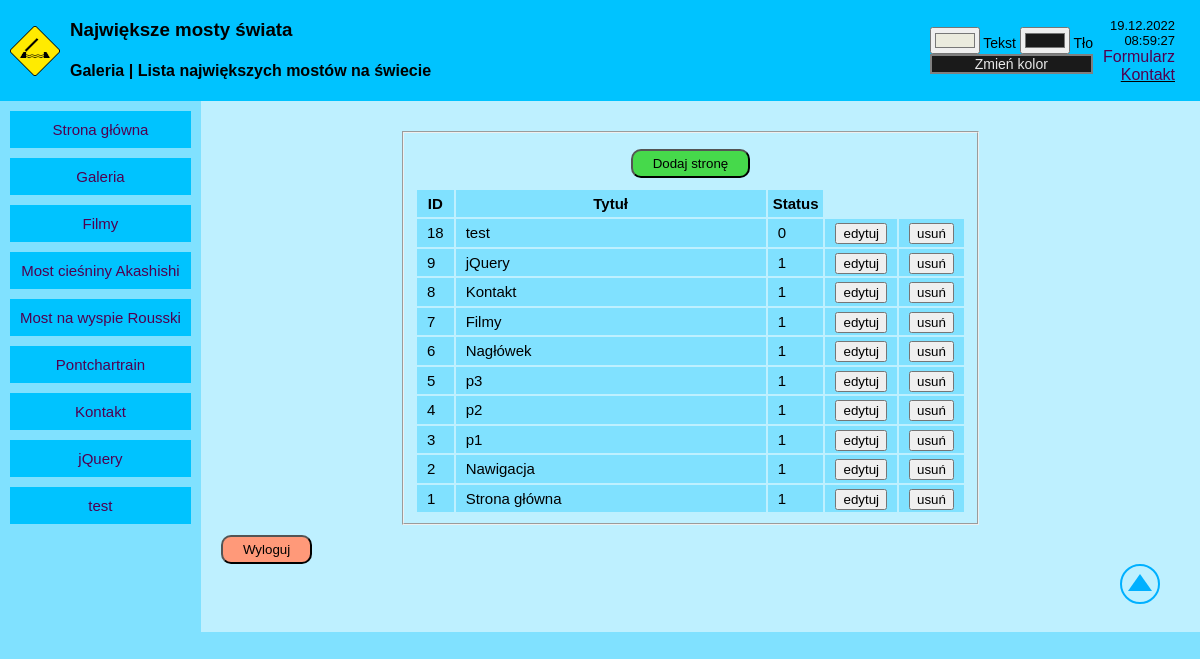
/ (signed in), run on an earlier commit of the app's database.
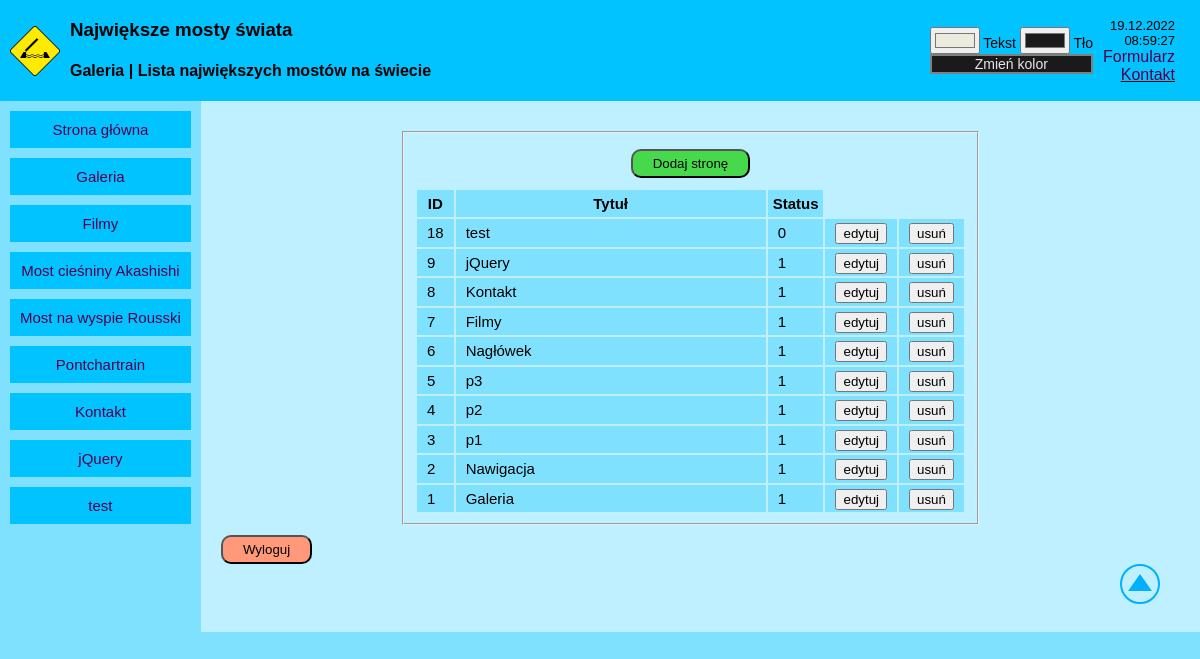
And on a later commit of the database.
### tables this page shows
CREATE TABLE `page_list` (
  `id` int(10) UNSIGNED NOT NULL,
  `page_title` varchar(255) DEFAULT NULL,
  `page_content` text DEFAULT NULL,
  `status` int(11) DEFAULT 1
);

### showpage.php (called while the page is built, shortened)
<?php
    function pokazPodstrone($id, $link) {
        $status_zero_msg = '<h3 class="errormsg" >Strona nieaktywna!</h3>';
        $id_clear = htmlspecialchars($id);
        $query = 'SELECT * FROM page_list WHERE id='.$id_clear.' LIMIT 1';
        $result = mysqli_query($link, $query);
        $row = mysqli_fetch_array($result);
        if(empty($row['id'])) {
            $web = '<h3 class="errormsg" >Nie znaleziono strony!</h3>';
        } else {
            if($row['status'] == 0)
                $web = $status_zero_msg;
            else
                $web = $row['page_content'];
        }
        return $web;
    }
    function isCorrectId($id) {
        if(is_numeric($id) && is_int($id + 0) && $id >= 0)
            return true;
        return false;
    }
?>

### cfg.php (called while the page is built, shortened)
<?php
    $baza = 'p_aplikacji_www';
?>

### admin/admin.php (the view, shortened to what this page needs)
<?php
function ListaPodstron() {
    include('cfg.php');
    $query = 'SELECT * FROM page_list ORDER BY id DESC LIMIT 500';
    $result = mysqli_query($link, $query);
    $add_page = '
    <input class="btn goodbtn" id="addpagebutton" type="submit" name="add_page" value="Dodaj stronę">
    ';
    $return = '<div class="container vertical form form-item"><form method="POST"><fieldset>
    <div class="container vertical form form-item">
        '.$add_page.'
    </div>
    <table id="page-list">
        <tr>
            <th>
                ID
            </th><th style="width: 300px; min-width: fit-content">
                Tytuł
            </th><th>
                Status
            </th>
        </tr>';
    while($row = mysqli_fetch_array($result)) {
        $id = $row['id'];
        $title = $row['page_title'];
        $status = $row['status'];
        $edit_button = '<button type="submit" name="edit_page" value='.$id.'>edytuj</button>';
        $delete_button = '<button type="submit" name="delete_page" value='.$id.'>usuń</button>';
        $return = $return.'<tr><td>'.$id.'</td><td>'.$title.'</td><td>'.$status.'</td><td>'.$edit_button.'</td><td>'.$delete_button.'</td></tr>';
    }
    $return = $return.'</fieldset></table></form></div>';
    return $return;
}
function ControlPanel() {
    include('cfg.php');
    $logout_btn = '
    <form method="POST" name="logout-form" enctype="multipart/form-data" action="'.$_REQUEST['URI'].'">
    <input class="btn evilbtn" type="submit" name="logout" value="Wyloguj">
    </form>
    ';
    $return = 'ładowanie...<br>(jeśli trwa dłużej niż sekundę to coś jest nie tak)';
    if($_SESSION['logged_in'] === true || ($_POST['login'] === $login && $_POST['password'] === $password)) {
        if(isset($_POST['logout'])) {
            $_SESSION['logged_in'] = false;
            RefreshPage();
        } else if(isset($_POST['edit_page'])) {
            $return = EdytujPodstrone();
        } else if(isset($_POST['delete_page'])) {
            $return = UsunPodstrone();
        } else if(isset($_POST['add_page'])) {
            $return = DodajNowaPodstrone();
        } else {
            $return = ListaPodstron();
        }
        $return = $return.$logout_btn;
    }
    return $return;
}
?>

### index.php (shortened to what this page needs)
<?php
    include('cfg.php');
    include('admin/admin.php');
    include('showpage.php');
    include('contact.php');
    $index = ControlPanel();
    $header = 6;
    $nav = 2;
    if($_GET['id'] && $_GET['id'] != $nav && $_GET['id'] != $header) {
        $content = pokazPodstrone($_GET['id'], $link);
    } else
        $content = $index;
?>
<!DOCTYPE HTML>
<html>
    <head>
        <link type="text/css" rel="stylesheet" href="css/style.css" />
        <link type="text/css" rel="stylesheet" href="css/forms.css" />
    </head>
    <body onload="showtime(), setcolors()">
        <div class="container vertical" id="fullscreen">
            <div class="container horizontal pad" id="header">
                <?= pokazPodstrone($header, $link) ?>
            </div>
            <div class="container horizontal" id="main">
                <div class="container vertical pad" id="nav">
                    <?= pokazPodstrone($nav, $link) ?>
                </div>
                <div id="content">
                    <?= $content ?>
                    <div id="scrolltotop" style="display: block; margin-left: auto; text-align: end;"><a href="#page-top">
                        <svg height="40" width="40">
                            <circle cx="20" cy="20" r="19" stroke="#00b0ff" stroke-width="2" fill-opacity="0%" />
                            <polygon points="20,10 8,27 32,27" stroke-width="2" fill="#00b0ff" />
                        </svg>
                    </a></div>
                </div>
            </div>
        </div>
    </body>
</html>

### css/style.css (style rules this page uses)
body { margin: 0px; font-family: Verdana, sans-serif; background-color: #80e1ff; }
#header { background-color: #00c3ff; column-gap: 10px; height: min-content; padding-top: 0px; padding-bottom: 0px; white-space: nowrap; }
#settings { margin-left: auto; font-size: 14px; }
#colswitch { border: 2px solid gray; background-color: #1a1a1a; color: #e8e8e8; text-align:center; }
#header-item-right { margin-right: 15px; text-align: right; }
#date, #time { font-size: 13px; }
#icon { width: 50px; height: 50px; }
#main { flex: auto; align-items: flex-start; background-color: #80e1ff; }
#nav { width: fit-content; min-width: fit-content; row-gap: 10px; position: sticky; top: 0px; }
.nav-item { background-color: #00c3ff; text-align: center; font-size: 15px; flex-shrink: 0; }
#content { flex: auto; background-color: #bef0ff; text-overflow: ellipsis; padding: 20px 40px 20px 20px; font-size: 15px; line-height: 1.7; min-height: 100%; }
.container { display: flex; }
.vertical { flex-direction: column; }
.horizontal { flex-direction: row; align-items: center; }
.pad { padding: 10px; }
a { text-decoration: none; color: #500050; }
.pointer { cursor: pointer; }

### css/forms.css (style rules this page uses)
.form { align-items: center; }
.form-item { margin: 10px; }
#page-list { color: black; margin: 0px; padding: 0px; }
#page-list tr { background-color: #80e1ff; }
#page-list td { padding: 1px 10px 1px 10px; }
#page-list th { padding: 1px 5px 1px 5px; }
.btn { padding: 5px 20px 5px 20px; border-radius: 10px; }
.evilbtn { background-color: #ff9979 !important; }
.goodbtn { background-color: #46d94b !important; }

What changed in the data, as far as the page shows it:
changed page_list id 1: page_title "Strona główna" → "Galeria"
